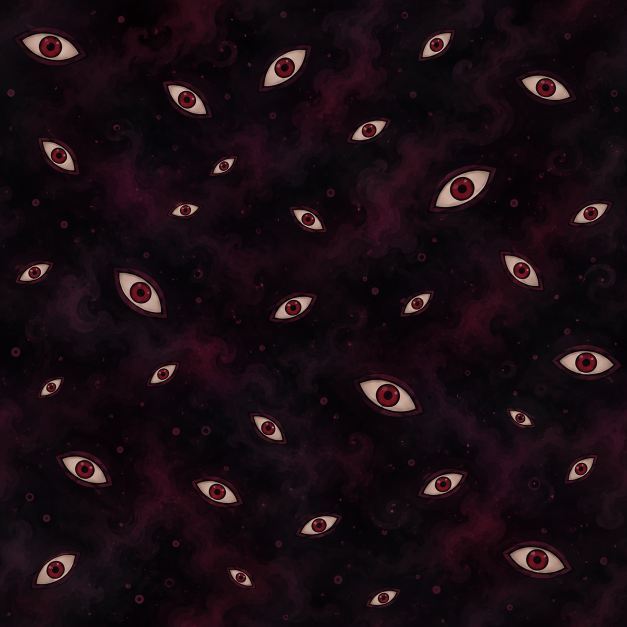
#> input picture tools/textures/sukimatexture.png, 1254 x 1254 px (shown at 1/2 size)
$ python -i comfy_pixel_gen.py   (imports and definitions only)
#> lines starting #> are read from the running program, lines starting #| are printed output that depends on the picture
"""comfy_pixel_gen.py - ComfyUI 驱动的像素贴图生成 / 重绘管线。

本工具补上 ASCII 画法（tools/gen_tex.py）做不到的部分：**大面积、复杂、
有机轮廓**的贴图（信物、符卡造物、灵器…）。ASCII 适合几何规整的小图标，
但画不出「御札上挥毫的朱砂笔触」这类内容。

管线（与 ComfyUI 里已有的 "zimage minecraft item" 工作流同源）：

    Z-Image Turbo（int8 convrot）+ 像素 LoRA(adapter_model)  → 1024px 像素画
        ↓ BiRefNet 抠图
    透明底 RGBA
        ↓ 裁切到 alpha 包围盒（主体占满画布）
    ↓ 预乘 alpha 的 LANCZOS 缩放（避免边缘黑边）
    目标像素栅格（64×64 / 32×32 / 16×16）
        ↓ alpha 二值化 + 调色板量化（MEDIANCUT，无抖动）
    成品 PNG

规格文件格式（默认 tools/textures/ai_items.py）：

    ITEMS = {
        "item/core_talisman": {
            "prompt": "pxlstl, pixel art, ...",
            "seed": 20251021,     # 省略则用文件名哈希（可复现）
            "size": 64,           # 目标像素栅格边长，默认 64
            "colors": 24,         # 量化色数，0 = 不量化
            "negative": "...",    # 可选，覆盖默认负面提示
        },
    }

用法：

    python tools/comfy_pixel_gen.py --spec tools/textures/ai_items.py
    python tools/comfy_pixel_gen.py --spec tools/textures/ai_items.py --only item/yen
    python tools/comfy_pixel_gen.py --spec tools/textures/ai_items.py --write-assets
    python tools/comfy_pixel_gen.py --spec tools/textures/ai_items.py --montage

只读 ComfyUI 的 HTTP API，不碰 models 目录；预览默认写到 tools/textures/_ai/，
只有显式 --write-assets 才会覆盖 src/main/resources 下的正式贴图。
"""
import argparse
import hashlib
import importlib.util
import json
import math
import os
import sys
import time
import urllib.error
import urllib.parse
import urllib.request
from pathlib import Path

from PIL import Image, ImageChops, ImageDraw

ROOT = Path(__file__).resolve().parent.parent
TEX_DIR = Path(__file__).resolve().parent / "textures"
ASSETS = ROOT / "src/main/resources/assets/gensokyou/textures"
PREVIEW = TEX_DIR / "_ai"

# ---------------------------------------------------------------- ComfyUI 常量

UNET = "z_image_turbo_int8_convrot.safetensors"
CLIP = "qwen3-4b-heretic.safetensors"
VAE = "ae.safetensors"
LORA = "adapter_model.safetensors"          # Z-Image 像素风 LoRA（rank 16）
BG_REMOVAL = "birefnet.safetensors"

GEN_SIZE = 1024        # Z-Image Turbo 原生分辨率
# 「每个目标 texel 对应多少源像素」的经验值：像素 LoRA 生成的像素栅格块边长约 16px，
# 所以按 size * 16 反推生成分辨率，缩放时正好落在栅格线上，边缘不会糊。
# 16x16 -> 256 生成（勉强可用）；64x64 -> 1024 生成（清晰）。
GEN_PIXELS_PER_TEXEL = 16
STEPS = 4              # Turbo 模型 4 步即收敛
CFG = 1.0
SAMPLER = "res_multistep"
SCHEDULER = "simple"
SHIFT = 3.0
LORA_STRENGTH = 0.8

# 负面提示：把「写实 / 抗锯齿 / 文字」全部挡掉。像素画必须硬边、无字。
NEGATIVE = (
    "photorealistic, realistic, smooth rendering, soft edges, smooth gradients, "
    "anti-aliased edges, detailed background, scenery, environment, person, human, "
    "hand, arm, character, multiple objects, tiny object, small object, distant object, "
    "excessive empty space, text, letters, watermark, signature, ui, border, frame, "
    "3d render, octane, unreal engine, blurry, jpeg artifacts"
)

# 正面提示的公共尾巴：像素画风格 + 构图要求（沿用本机工作流的写法）
PROMPT_TAIL = (
    "hard pixel edges, discrete square pixels, limited color palette, flat color blocks, "
    "crisp pixel clusters, no smooth gradients, no anti-aliasing, no realistic texture, "
    "single object, isolated, centered, the object fills 85 to 90 percent of the canvas, "
    "extremely close framing, minimal margin, solid dark charcoal gray background"
)

# ---------------------------------------------------------------- HTTP 小工具


# [8 lines left out: function _post, not called in this run]


def _get(base, path, timeout=120):
    with urllib.request.urlopen(base + path, timeout=timeout) as r:
        return json.loads(r.read())


def _get_bytes(base, path, timeout=120):
    with urllib.request.urlopen(base + path, timeout=timeout) as r:
        return r.read()


# [124 lines left out: functions build_workflow, generate, crop_to_alpha, resize_premultiplied, binarize_alpha, quantize, not called in this run]


def to_grayscale(im):
    """转灰度（保留 alpha）。

    染色层（tint）用：MC 的 tint 是 RGB 乘法，灰度底 × 主题色 = 同明暗的彩色，
    所以染层必须是「无色相的明暗信息」，不能带任何固有色相。
    """
    alpha = im.split()[3]
    out = im.convert("L").convert("RGBA")
    out.putalpha(alpha)
    return out


# [301 lines left out: functions apply_overlay, fit_centered, resize_contain, punch_hole, finish, load_spec and 4 more, not called in this run]


# [2 lines not run here, left out]

>>> import cv2
>>> picture = cv2.imread('textures/sukimatexture.png', cv2.IMREAD_GRAYSCALE)
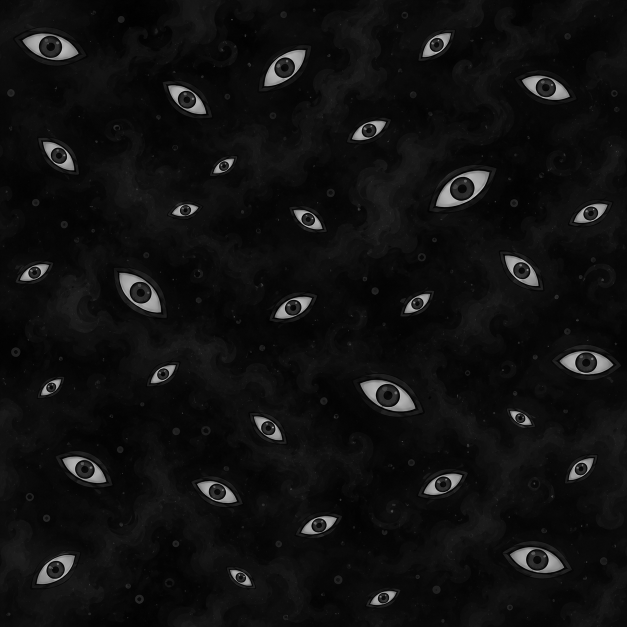
#> picture: shape (1254, 1254) (shown at 1/2 size); min 0, max 218, mean 15.7
#> (the run stopped early here; a loop or call above may not have finished)
